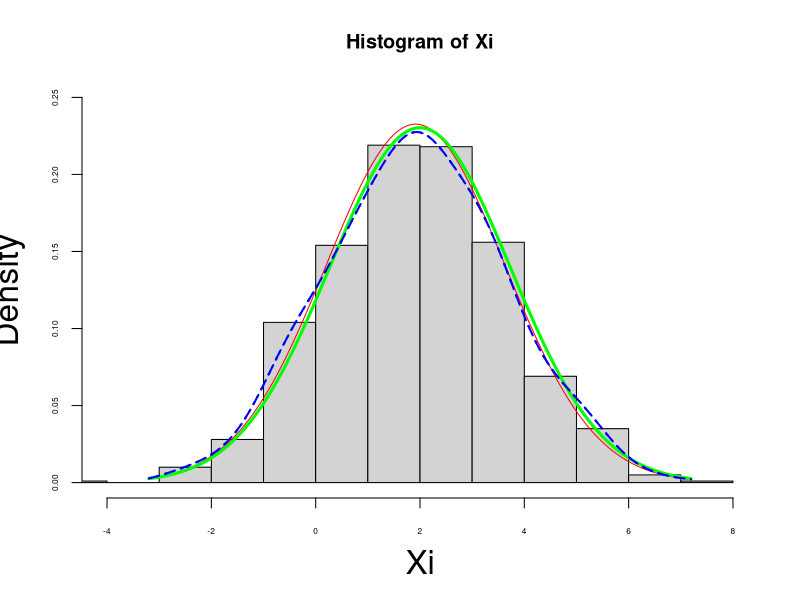

Write the R code that produced this figure. (Note: this script raises an error after producing the figure.)
n <- 1000
mu <- 2
s2 <- 3

# gen a vector of sample data from normal distribution
Xi <-rnorm(n, mu, sd = sqrt(s2))

# plot the hist
hist(Xi, freq=FALSE, 
     xlim = c(-6+mu, 6+mu), ylim = c(0,0.25),
     cex.axis = 0.5, cex.lab= 2) # non-parametrix which mean

mu.hat <- mean(Xi)
s2.hat <- var(Xi)
# to add a true line of normal distribution to compare to the estimated line
x <- seq(-3*sqrt(s2)+mu,3*sqrt(s2)+mu,length.out=200)
# use dnorm to draw line based on the estimated mu 
# we need to compare the empirical and the true mu
lines(x, dnorm(x, mean = mu.hat, sd = sqrt(s2.hat)),col="red") # parametric estimator

# true(underlying) density
lines(x, dnorm(x, mean = mu, sd = sqrt(s2)),col="green", lwd=3)

h <- 0.5   # change from .25 to 0.5 
# r have a default value  refer to Vebables and Ripley(2002).
# see p46 for more details
# the larger the smoother
# try density function
f.hat <- density(Xi, n=200, 
                 from = -3*sqrt(s2)+mu, to= 3*sqrt(s2)+mu, 
                 bw = h)
x.fhat <-  f.hat$x
y.fhat <- f.hat$y # non-parametric estimator
# -----------
lines(x.fhat, y.fhat, col="blue", lty=2,lwd=2)

f.hat <- density(Xi, n=200, 
                 from = -3*sqrt(s2)+mu, to= 3*sqrt(s2)+mu, 
                 bw = h, kernel="epanechnikov")

lines(x.fhat, y.fhat, col="blue", lty=3,lwd=2)

# --------------
# how to get the eigenvalue and eigenvector


S <- cov(measure[,1:3])
S 


